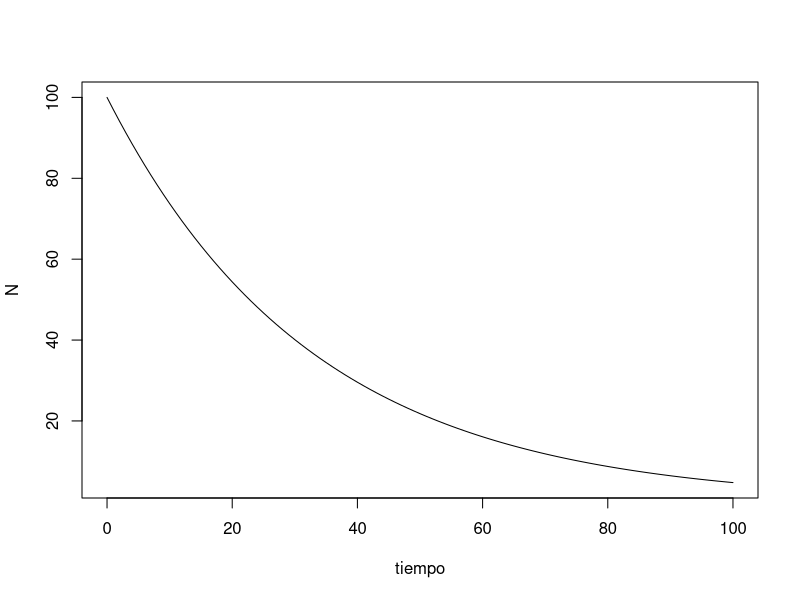

The R script that drew this image:
## ---- chunk 1
x <- -3
if (x < -1) {
  y <- -1
} else if (x < 0){
  y <- 0 
} else {
  y <- 1
} 
y
## ---- chunk 2
x <- 15
if (x < -1) {
  y <- -1
} else if (x < 0){
  y <- 0 
} else if (x < 10){
  y <- 8 
} else if (x < 20){
  y <- 100 
} else {
  y <- 1
} 
y
## ---- chunk 3
x <- 150
if (x < -1) {
  y <- -1
} else if (x < 0){
  y <- 0 
} else if (x < 10){
  y <- 8 
} else if (x < 20){
  y <- 100 
} else if (x < 40){
  y <- 22 
}else {
  y <- 1
} 
y
## ---- chunk 4
x <- -1
if (x > 0) 1 else 0
## ---- chunk 5
x <- 0
if (x < 0) 0 else if (x == 0) 0.5 else 1
## ---- chunk 6
suma <- 0
for (i in 1:10) suma = suma + i
suma
## ---- chunk 7
sum(1:10) 
#"sum" está definida en R y retorna la suma de todos
#los valores presentes en su argumento
## ---- chunk 8
suma <- 0
for (i in 1:10) if (i %% 2 == 0) suma <- suma + i 
suma
## ---- chunk 9
sum(c(2, 4, 6, 8, 10)) #la alternativa de la suma de los num. par es con la función sum
## ---- chunk 10
n <- 1000000
x <- 0
system.time(for (i in 1:n) x <- cos(i/n))
## ---- chunk 11
i <- 1:n # Aquí creamos el vector 
system.time(cos(i/n))
## ---- chunk 12
# Declaramos las condiciones iniciales y definimos las variables
tmin <- 0
tmax <- 100
dt <- 1 
n <- (tmax - tmin) / dt + 1 # 101 valores de tiempo de 0 a 100
tiempo <- seq(tmin, tmax, by = dt)
k <- 0.03 # tasa de decaimiento de la constante
N0 <- 100 # Número inicial de átomos
N <- N0 # Inicialización de N

#Ciclo for

for (i in 2:n){
  dN <- -k * N[i - 1] * dt
  N[i] <- N[i -1] + dN # Debido a que N[i] depende de N[i - 1] la vectorización no es posible
}
#Graficar
plot(tiempo, N, type = "l")


## ---- chunk 13

#Ejemplo de la implementación del Bubble sort algorithm en R
x <- sample(1:100,10) # muestra 10 número aleatorios entre 1:100
ejemplo <- function(x){
  n <- length(x)
  for(j in 1:(n-1)){
    for(i in 1:(n-j)){
      if(x[i] > x[i+1]){
        temporal <- x[i]
        x[i] <- x[i+1]
        x[i+1] <- temporal
      }
    }
  }
  return(x)
}
resultado <- ejemplo(x)
#entrada desordenada
x
#salida ordenada
resultado
## ---- chunk 14
x <-sample(1:100,10) # muestra 10 número aleatorios entre 1:100
x # entrada desordenada
resultado<-sort(x) # sort es una función en R que ordena el vector (bubble sort algorithm)
resultado # salida ordenada
